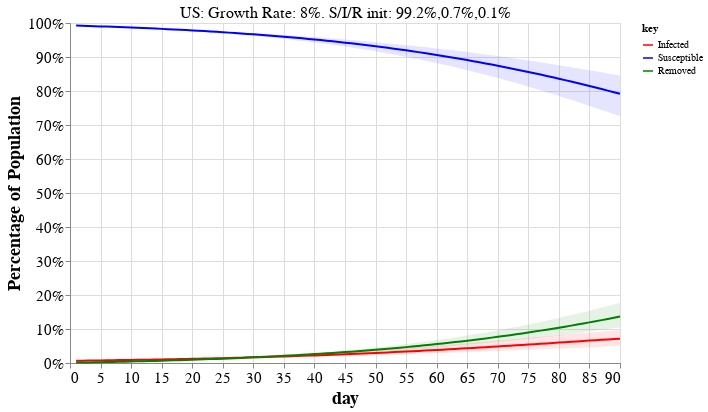

Notebook code cell kept with this figure:
### Markdown cell above
<a id='examples'></a>

## Interactive plot of Model predictions

For top 40 countries by estimated new cases.

> Tip: Choose a country from the drop-down menu to see the calculations used in the tables above and the dynamics of the model.

### Code cell
#hide_input
sir_plot_countries = df.sort_values('Cases.new.est', ascending=False).head(40).index
_, debug_dfs = helper.table_with_projections(debug_countries=sir_plot_countries)

df_alt = pd.concat([d.reset_index() for d in debug_dfs], axis=0)
covid_helpers.altair_sir_plot(df_alt, sir_plot_countries[0])

### Figure 1 — Vega-Lite specification as saved in the notebook (floating-point values rounded to 4 significant figures; data arrays with more than 128 entries replaced by an {"elided": "..."} marker saying what was removed)
{"config": {"view": {"continuousWidth": 400, "continuousHeight": 300}, "axis": {"grid": true, "labelFontSize": 15, "titleFontSize": 18}, "title": {"fontSize": 20}}, "layer": [{"mark": "line", "encoding": {"color": {"type": "nominal", "field": "key", "scale": {"domain": ["Infected", "Susceptible", "Removed"], "range": ["red", "blue", "green"]}}, "x": {"type": "quantitative", "field": "day"}, "y": {"type": "quantitative", "axis": {"format": "%", "title": "Percentage of Population"}, "field": "value"}}, "selection": {"Select": {"type": "single", "fields": ["country"], "init": {"country": "US"}, "bind": {"input": "select", "options": ["Algeria", "Austria", "Bangladesh", "Belarus", "Belgium", "Brazil", "Canada", "Colombia", "Denmark", "Dominican Republic", "Ecuador", "Egypt", "France", "Germany", "India", "Indonesia", "Iran", "Ireland", "Italy", "Japan", "Mexico", "Morocco", "Netherlands", "Niger", "Pakistan", "Panama", "Peru", "Philippines", "Poland", "Portugal", "Romania", "Russia", "Serbia", "Spain", "Sweden", "Switzerland", "Turkey", "US", "Ukraine", "United Kingdom"]}}}, "transform": [{"fold": ["Infected", "Susceptible", "Removed"]}]}, {"layer": [{"layer": [{"mark": {"type": "area", "color": "red", "opacity": 0.1}, "encoding": {"x": {"type": "quantitative", "field": "day"}, "y": {"type": "quantitative", "field": "Infected\\.max"}, "y2": {"field": "Infected\\.min"}}}, {"mark": {"type": "area", "color": "blue", "opacity": 0.1}, "encoding": {"x": {"type": "quantitative", "field": "day"}, "y": {"type": "quantitative", "field": "Susceptible\\.max"}, "y2": {"field": "Susceptible\\.min"}}}]}, {"mark": {"type": "area", "color": "green", "opacity": 0.1}, "encoding": {"x": {"type": "quantitative", "field": "day"}, "y": {"type": "quantitative", "field": "Removed\\.max"}, "y2": {"field": "Removed\\.min"}}}]}, {"data": {"name": "data-1caa54029ee13d4b102c632b80a64749"}, "mark": {"type": "text", "dx": 0, "dy": -180, "size": 16}, "encoding": {"text": {"type": "nominal", "field": "title"}}, "transform": [{"filter": {"selection": "Select"}}]}], "data": {"name": "data-1215885d28323f26f34292b92927ac0d"}, "height": 340, "transform": [{"filter": {"selection": "Select"}}], "width": 550, "$schema": "https://vega.github.io/schema/vega-lite/v4.8.1.json", "datasets": {"data-1215885d28323f26f34292b92927ac0d": {"elided": "3600 records"}, "data-1caa54029ee13d4b102c632b80a64749": [{"country": "US", "title": "US: Growth Rate: 8%. S/I/R init: 99.2%,0.7%,0.1%"}, {"country": "United Kingdom", "title": "United Kingdom: Growth Rate: 9%. S/I/R init: 98.1%,1.6%,0.3%"}, {"country": "France", "title": "France: Growth Rate: 6%. S/I/R init: 97.3%,2.2%,0.5%"}, {"country": "Spain", "title": "Spain: Growth Rate: 4%. S/I/R init: 96.7%,2.4%,0.9%"}, {"country": "Italy", "title": "Italy: Growth Rate: 3%. S/I/R init: 97.3%,1.6%,1.1%"}, {"country": "Belgium", "title": "Belgium: Growth Rate: 6%. S/I/R init: 97.3%,2.2%,0.6%"}, {"country": "Brazil", "title": "Brazil: Growth Rate: 12%. S/I/R init: 99.9%,0.1%,0.0%"}, {"country": "Turkey", "title": "Turkey: Growth Rate: 12%. S/I/R init: 99.8%,0.2%,0.0%"}, {"country": "Netherlands", "title": "Netherlands: Growth Rate: 6%. S/I/R init: 98.4%,1.2%,0.4%"}, {"country": "Iran", "title": "Iran: Growth Rate: 3%. S/I/R init: 99.5%,0.3%,0.2%"}, {"country": "Germany", "title": "Germany: Growth Rate: 4%. S/I/R init: 99.7%,0.2%,0.1%"}, {"country": "Sweden", "title": "Sweden: Growth Rate: 7%. S/I/R init: 99.0%,0.8%,0.2%"}, {"country": "India", "title": "India: Growth Rate: 17%. S/I/R init: 100.0%,0.0%,0.0%"}, {"country": "Canada", "title": "Canada: Growth Rate: 10%. S/I/R init: 99.8%,0.2%,0.0%"}, {"country": "Peru", "title": "Peru: Growth Rate: 27%. S/I/R init: 99.9%,0.1%,0.0%"}, {"country": "Mexico", "title": "Mexico: Growth Rate: 14%. S/I/R init: 100.0%,0.0%,0.0%"}, {"country": "Indonesia", "title": "Indonesia: Growth Rate: 10%. S/I/R init: 100.0%,0.0%,0.0%"}, {"country": "Switzerland", "title": "Switzerland: Growth Rate: 3%. S/I/R init: 99.0%,0.7%,0.3%"}, {"country": "Portugal", "title": "Portugal: Growth Rate: 6%. S/I/R init: 99.5%,0.4%,0.1%"}, {"country": "Romania", "title": "Romania: Growth Rate: 8%. S/I/R init: 99.8%,0.2%,0.0%"}, {"country": "Ireland", "title": "Ireland: Growth Rate: 7%. S/I/R init: 99.3%,0.6%,0.1%"}, {"country": "Russia", "title": "Russia: Growth Rate: 17%. S/I/R init: 100.0%,0.0%,0.0%"}, {"country": "Ecuador", "title": "Ecuador: Growth Rate: 8%. S/I/R init: 99.8%,0.2%,0.0%"}, {"country": "Poland", "title": "Poland: Growth Rate: 9%. S/I/R init: 99.9%,0.1%,0.0%"}, {"country": "Algeria", "title": "Algeria: Growth Rate: 6%. S/I/R init: 99.9%,0.1%,0.0%"}, {"country": "Denmark", "title": "Denmark: Growth Rate: 6%. S/I/R init: 99.5%,0.4%,0.1%"}, {"country": "Belarus", "title": "Belarus: Growth Rate: 29%. S/I/R init: 99.9%,0.1%,0.0%"}, {"country": "Bangladesh", "title": "Bangladesh: Growth Rate: 40%. S/I/R init: 100.0%,0.0%,0.0%"}, {"country": "Egypt", "title": "Egypt: Growth Rate: 10%. S/I/R init: 100.0%,0.0%,0.0%"}, {"country": "Philippines", "title": "Philippines: Growth Rate: 6%. S/I/R init: 100.0%,0.0%,0.0%"}, {"country": "Dominican Republic", "title": "Dominican Republic: Growth Rate: 10%. S/I/R init: 99.9%,0.1%,0.0%"}, {"country": "Serbia", "title": "Serbia: Growth Rate: 12%. S/I/R init: 99.8%,0.1%,0.0%"}, {"country": "Morocco", "title": "Morocco: Growth Rate: 8%. S/I/R init: 100.0%,0.0%,0.0%"}, {"country": "Japan", "title": "Japan: Growth Rate: 9%. S/I/R init: 100.0%,0.0%,0.0%"}, {"country": "Colombia", "title": "Colombia: Growth Rate: 10%. S/I/R init: 100.0%,0.0%,0.0%"}, {"country": "Pakistan", "title": "Pakistan: Growth Rate: 10%. S/I/R init: 100.0%,0.0%,0.0%"}, {"country": "Ukraine", "title": "Ukraine: Growth Rate: 10%. S/I/R init: 100.0%,0.0%,0.0%"}, {"country": "Panama", "title": "Panama: Growth Rate: 9%. S/I/R init: 99.8%,0.2%,0.0%"}, {"country": "Niger", "title": "Niger: Growth Rate: 23%. S/I/R init: 100.0%,0.0%,0.0%"}, {"country": "Austria", "title": "Austria: Growth Rate: 2%. S/I/R init: 99.7%,0.2%,0.1%"}]}}
